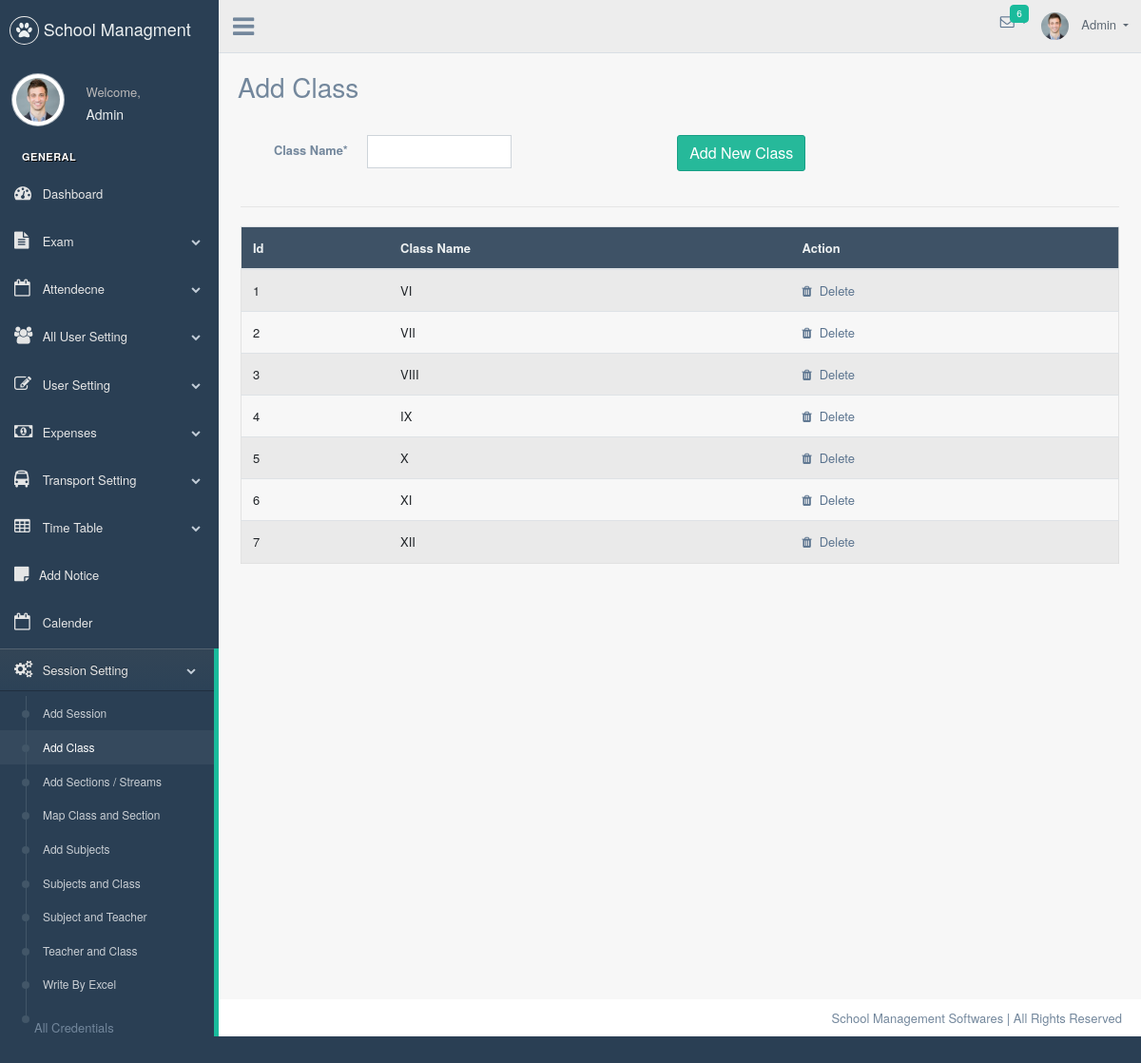
Screenshot of /admin/all_clases (signed in) with the database file from the repository.
### app.py (models this page shows, shortened)
class User(db.Model, UserMixin):
    id = db.Column(db.Integer, primary_key=True, unique=True)
    name = db.Column(db.Text)
    login_id = db.Column(db.Text, unique=True, index=True)
    password = db.Column(db.Text)
    user_type = db.Column(db.Text) # Admin, Teacher, Student, clerk (Teacher Attendent)
    user_status = db.Column(db.Boolean, default=False)
    last_login = db.Column(db.DateTime, nullable=True)
    login_status = db.Column(db.Boolean, default=False)
    comments = db.relationship("Comment", backref="user")
    notice_list = db.relationship("Notice", backref="user")
    teacher_id = db.Column(db.Integer, unique=True, index=True)
    exams = db.relationship("Exam", backref="user")

class Standared(db.Model):
    __tablename__ = "standared"
    id = db.Column(db.Integer, primary_key=True, unique=True)
    class_name = db.Column(db.Text, unique=True, index=True)
    sessions = db.relationship("SessionYear", secondary=session_classes, backref="classes")
    sections = db.relationship("Section", secondary=standared_section, backref="classes")

### app.py (the view)
@app.route(AdminUrl('/all_clases'))
@login_required
def all_clases():
    if admin_access():
        clases = Standared.query.all()
        return render_template("all_clases.html", clases=clases)
    else:
        return "User Not Allowed"

### app.py (called while the page is built)
@login_manager.user_loader
def load_user(user_id):
    user = db.get_or_404(User, user_id)
    return user

def admin_access():
    if current_user.user_type == 'admin':
        return True
    else:
        return False

### templates/all_clases.html (shortened to what this page needs)
{% extends "base.html" %}
{% block body %}
<div class="page-title">
    <div class="title_left">
        <h3>Add Class</h3>
    </div>
</div>
<div class="clearfix"></div>
<div class="row">
    <div class="col-md-12">
        <div class="x_content">
            <br />
            <form id="demo-form2" data-parsley-validate action="{{ url_for('add_class')}}" method="post"
                class="form-horizontal form-label-left input_mask">
                <div class="row">
                    <div class="col-md-4 col-sm-4 form-group has-feedback">
                        <div class="item form-group">
                            <label class="col-form-label col-md-5 col-sm-5 label-align" for="class_name"> Class
                                Name<span class="required">*</span>
                            </label>
                            <div class="col-md-7 col-sm-7">
                                <input class="form-control" required id="class_name" name="class_name">
                            </div>
                        </div>
                    </div>
                    <div class="col-md-4 col-sm-4">
                        <div class="item form-group">
                            <div class="col-md-12 col-sm-12 text-right pull-right">
                                <button type="submit" class="btn btn-success">Add New Class</button>
                            </div>
                        </div>
                    </div>
                </div>
                <div class="ln_solid"></div>
            </form>
            <div class="table-responsive">
                <table class="table table-striped jambo_table bulk_action">
                    <thead>
                        <tr class="headings">
                            <th class="column-title">Id </th>
                            <th class="column-title">Class Name</th>
                            <th class="column-title no-link last"><span class="nobr">Action</span>
                            </th>
                        </tr>
                    </thead>
                    <tbody>
                        {% if clases %}
                        {% for class in clases %}
                        <tr class="pointer">
                            <td class="s_no">
                            </td>
                            <td>
                                {{class.class_name}}
                            </td>
                            <td class=" last"><a href="{{ url_for('delete_class', class_id=class.id) }}"><i
                                        class="fa fa-trash success mr-2"></i>Delete</a>
                            </td>
                        </tr>
                        {% endfor %}
                        {% endif %}
                    </tbody>
                </table>
            </div>
        </div>
    </div>
</div>
{% endblock %}

### templates/base.html (shortened to what this page needs)
<!DOCTYPE html>
<html lang="en">
<head>
	<link href="/static/vendors/bootstrap/dist/css/bootstrap.min.css" rel="stylesheet">
	<link href="/static/vendors/font-awesome/css/font-awesome.min.css" rel="stylesheet">
	<link href="/static/css/custom.css" rel="stylesheet">
</head>
<body class="nav-md">
	<div class="container body" id="add_student">
		<div class="main_container">
			<div class="col-md-3 left_col">
				<div class="left_col scroll-view">
					<div class="navbar nav_title" style="border: 0;">
						<a href="{{ url_for ('dashboard') }}" class="site_title"><i class="fa fa-paw"></i> <span>School
								Managment</span></a>
					</div>
					<div class="profile clearfix">
						<div class="profile_pic">
							<img src="/static/images/img.jpg" alt="..." class="img-circle profile_img">
						</div>
						<div class="profile_info">
							<span>Welcome,</span>
							<h2>{{current_user.name}}</h2>
						</div>
					</div>
					<br />
					<div id="sidebar-menu" class="main_menu_side hidden-print main_menu">
						<div class="menu_section">
							<h3>General</h3>
							<ul class="nav side-menu">
								<li><a href="{{ url_for('dashboard') }}"><i class="fa fa-tachometer"
											aria-hidden="true"></i> Dashboard </a></li>
								<li><a>
									<i class="fa fa-file-text" aria-hidden="true"></i> Exam
									<span class="fa fa-chevron-down"></span>
								</a></li>
								<li><a><i class="fa fa-calendar-o"></i>
										Attendecne <span class="fa fa-chevron-down"></span></a>
								</li>
								<li><a><i class="fa fa-users" aria-hidden="true"></i> All User Setting <span
									class="fa fa-chevron-down"></span></a>
								</li>
								{% if current_user.user_type == 'admin' %}
								<li><a><i class="fa fa-edit"></i> User Setting <span
											class="fa fa-chevron-down"></span></a>
								</li>
								{% endif %}
								<li><a><i class="fa fa-money" aria-hidden="true"></i> Expenses <span
											class="fa fa-chevron-down"></span></a>
								</li>
								<li><a><i class="fa fa-bus" aria-hidden="true"></i> Transport Setting <span
											class="fa fa-chevron-down"></span></a>
								</li>
								<li><a><i class="fa fa-table" aria-hidden="true"></i> Time Table <span
											class="fa fa-chevron-down"></span></a>
								</li>
								<li><a href="{{ url_for('notice_board') }}"><i class="fa fa-sticky-note"
											aria-hidden="true"></i>Add Notice</a>
								<li><a href="#"><i class="fa fa-calendar-o"></i> Calender </a></li>
								{% if current_user.user_type == 'admin' %}
								<li><a><i class="fa fa-cogs" aria-hidden="true"></i> Session Setting <span
											class="fa fa-chevron-down"></span></a>
									<ul class="nav child_menu">
										<li><a href="{{ url_for('all_session') }}">Add Session</a></li>
										<li><a href="{{ url_for('all_clases') }}"> Add Class </a></li>
										<li><a href="{{ url_for('all_section') }}">Add Sections / Streams</a></li>
										<li><a href="{{ url_for('map_clases')}}">Map Class and Section</a></li>
										<li><a href="{{ url_for('all_subjects') }}">Add Subjects</a></li>
										<li><a href="{{ url_for('map_subject') }}">Subjects and Class</a></li>
										<li><a href="{{ url_for('map_subject_teacher' )}}">Subject and Teacher</a></li>
										<li><a href="{{ url_for('map_teacher_class')}}">Teacher and Class</a></li>
										<li><a href="{{ url_for('write_staff_using_excel') }}">Write By Excel</a></li>
										<li><a href="{{ url_for('all_credentials')}}"></a>All Credentials</li>
									</ul>
								</li>
								{% endif %}
							</ul>
						</div>
					</div>
				</div>
			</div>
			<div class="top_nav">
				<div class="nav_menu">
					<div class="nav toggle">
						<a id="menu_toggle"><i class="fa fa-bars"></i></a>
					</div>
					<nav class="nav navbar-nav">
						<ul class=" navbar-right">
							<li class="nav-item dropdown open" style="padding-left: 15px;">
								<a href="javascript:;" class="user-profile dropdown-toggle" aria-haspopup="true"
									id="navbarDropdown" data-toggle="dropdown" aria-expanded="false">
									<img src="/static/images/img.jpg" alt=""> {{current_user.name}}
								</a>
							</li>
							<li role="presentation" class="nav-item dropdown open">
								<a href="javascript:;" class="dropdown-toggle info-number" id="navbarDropdown1"
									data-toggle="dropdown" aria-expanded="false">
									<i class="fa fa-envelope-o"></i>
									<span class="badge bg-green">6</span>
								</a>
							</li>
						</ul>
					</nav>
				</div>
			</div>
			<div class="right_col" role="main">
				<div class="" id="main_content">
					{% block body %}
					{% endblock %}
				</div>
			</div>
			<footer>
				<div class="pull-right">
					School Management Softwares | All Rights Reserved
				</div>
				<div class="clearfix"></div>
			</footer>
		</div>
	</div>
</body>
</html>

### rows the page displays
User: name "Admin"
Standared: class_name "VI"
Standared: class_name "VII"
Standared: class_name "VIII"
Standared: class_name "IX"
Standared: class_name "X"
Standared: class_name "XI"
Standared: class_name "XII"
